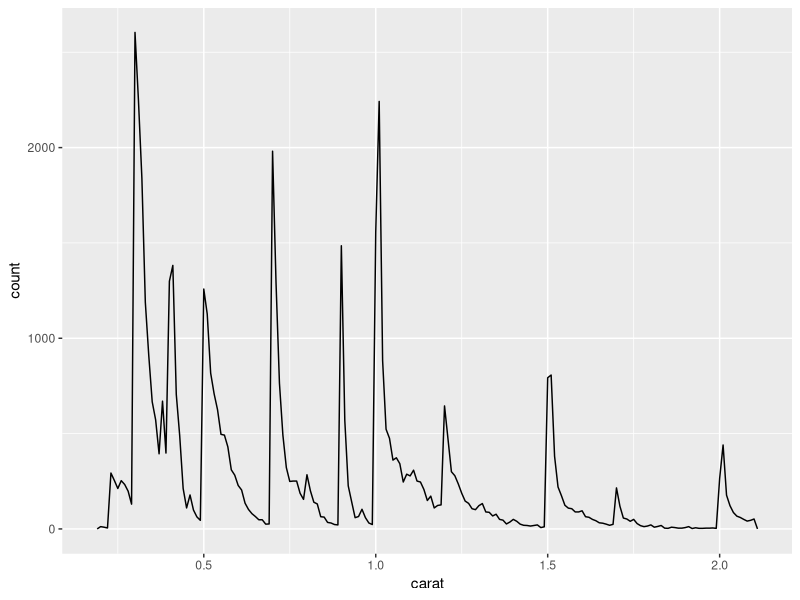

Write R code to recreate this figure.
## ---- chunk 1
#Note, Each gray box below is a code chunk. You need to insert a code chunk and put your R code in it. By setting echo = FALSE. this comment and any code will not show in my output document. If it were TRUE, the comment and code would appear. 
## ---- chunk 2
#The include = FALSE function hides both the code and output in my output document. See what happens when you replace include=FALSE with echo=FALSE. In your final product, make sure this code chunk isn't displayed. 

#You need to install these packages first to be able to use the functions within them (if you have not installed them before). You can install them from the Tools tab or write a new code chunk: install.packages("package_name"). 

#install.packages("ggplot2")
#install.packages("dplyr")

library(ggplot2)
library(dplyr)
## ---- chunk 3
diamonds<- as.data.frame(diamonds)
head(diamonds, 5)

#Remember, the head command tell R to show us the top rows. Note where the first 5 rows show up when you knit. They are not in your output word document because you have include=FALSE in this code chunk heading.

## ---- chunk 4
#this next line is creating a subset called 'small' of the diamonds data
small <- diamonds %>% 
  filter(carat <= 2.1)
## ---- chunk 5
#This next chunk is inline code. Inline code puts the text with the output of the code in my document.
## ---- chunk 6
#This next code chunk will make a plot in our output doc
## ---- chunk 7
small %>% 
  ggplot(aes(carat)) + 
  geom_freqpoly(binwidth = 0.01)
## ---- chunk 8
#Once all of my code has been written, I click on the Knit button in the tool bar above to produce my document.
